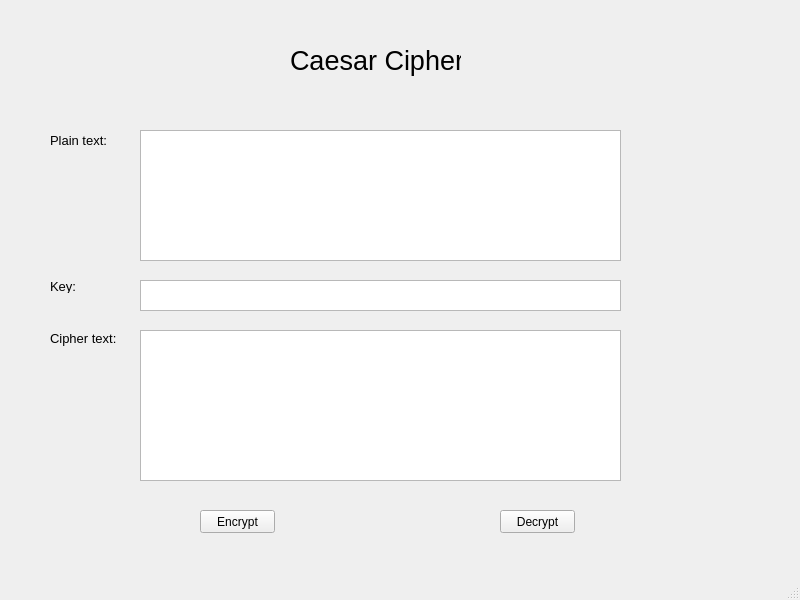
<?xml version="1.0" encoding="UTF-8"?>
<ui version="4.0">
 <class>QMainWindow</class>
 <widget class="QMainWindow" name="QMainWindow">
  <property name="geometry">
   <rect>
    <x>0</x>
    <y>0</y>
    <width>800</width>
    <height>600</height>
   </rect>
  </property>
  <property name="windowTitle">
   <string>MainWindow</string>
  </property>
  <widget class="QWidget" name="centralwidget">
   <widget class="QLabel" name="CaesarCipher_lbl">
    <property name="geometry">
     <rect>
      <x>290</x>
      <y>40</y>
      <width>171</width>
      <height>41</height>
     </rect>
    </property>
    <property name="minimumSize">
     <size>
      <width>0</width>
      <height>0</height>
     </size>
    </property>
    <property name="font">
     <font>
      <pointsize>20</pointsize>
     </font>
    </property>
    <property name="text">
     <string>Caesar Cipher</string>
    </property>
   </widget>
   <widget class="QLabel" name="PlainText_lbl">
    <property name="geometry">
     <rect>
      <x>50</x>
      <y>130</y>
      <width>61</width>
      <height>21</height>
     </rect>
    </property>
    <property name="font">
     <font>
      <pointsize>10</pointsize>
     </font>
    </property>
    <property name="text">
     <string>Plain text:</string>
    </property>
   </widget>
   <widget class="QTextEdit" name="txt_cipher_text">
    <property name="geometry">
     <rect>
      <x>140</x>
      <y>330</y>
      <width>481</width>
      <height>151</height>
     </rect>
    </property>
   </widget>
   <widget class="QLabel" name="Key_lbl">
    <property name="geometry">
     <rect>
      <x>50</x>
      <y>280</y>
      <width>47</width>
      <height>13</height>
     </rect>
    </property>
    <property name="font">
     <font>
      <pointsize>10</pointsize>
     </font>
    </property>
    <property name="text">
     <string>Key:</string>
    </property>
   </widget>
   <widget class="QTextEdit" name="txt_key">
    <property name="geometry">
     <rect>
      <x>140</x>
      <y>280</y>
      <width>481</width>
      <height>31</height>
     </rect>
    </property>
   </widget>
   <widget class="QLabel" name="CipherText_lbl">
    <property name="geometry">
     <rect>
      <x>50</x>
      <y>330</y>
      <width>71</width>
      <height>16</height>
     </rect>
    </property>
    <property name="font">
     <font>
      <pointsize>10</pointsize>
     </font>
    </property>
    <property name="text">
     <string>Cipher text:</string>
    </property>
   </widget>
   <widget class="QPushButton" name="btn_encrypt">
    <property name="geometry">
     <rect>
      <x>200</x>
      <y>510</y>
      <width>75</width>
      <height>23</height>
     </rect>
    </property>
    <property name="text">
     <string>Encrypt</string>
    </property>
   </widget>
   <widget class="QPushButton" name="btn_decrypt">
    <property name="geometry">
     <rect>
      <x>500</x>
      <y>510</y>
      <width>75</width>
      <height>23</height>
     </rect>
    </property>
    <property name="text">
     <string>Decrypt</string>
    </property>
   </widget>
   <widget class="QTextEdit" name="txt_plain_text">
    <property name="geometry">
     <rect>
      <x>140</x>
      <y>130</y>
      <width>481</width>
      <height>131</height>
     </rect>
    </property>
   </widget>
  </widget>
  <widget class="QMenuBar" name="menubar">
   <property name="geometry">
    <rect>
     <x>0</x>
     <y>0</y>
     <width>800</width>
     <height>21</height>
    </rect>
   </property>
  </widget>
  <widget class="QStatusBar" name="statusbar"/>
 </widget>
 <resources/>
 <connections/>
</ui>
